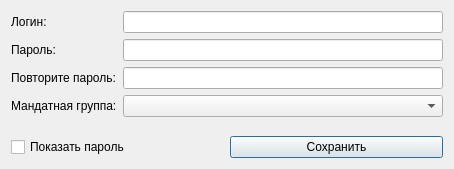
<?xml version="1.0" encoding="UTF-8"?>
<ui version="4.0">
 <class>CCreateUser</class>
 <widget class="QDialog" name="CCreateUser">
  <property name="windowModality">
   <enum>Qt::WindowModal</enum>
  </property>
  <property name="geometry">
   <rect>
    <x>0</x>
    <y>0</y>
    <width>454</width>
    <height>169</height>
   </rect>
  </property>
  <property name="maximumSize">
   <size>
    <width>454</width>
    <height>169</height>
   </size>
  </property>
  <property name="windowTitle">
   <string>Создание нового пользователя</string>
  </property>
  <layout class="QGridLayout" name="gridLayout">
   <item row="0" column="0" colspan="2">
    <layout class="QFormLayout" name="formLayout">
     <item row="0" column="0">
      <widget class="QLabel" name="Login_Label">
       <property name="text">
        <string>Логин:</string>
       </property>
      </widget>
     </item>
     <item row="1" column="0">
      <widget class="QLabel" name="Password_Label">
       <property name="text">
        <string>Пароль:</string>
       </property>
      </widget>
     </item>
     <item row="2" column="0">
      <widget class="QLabel" name="RepeatPassword_Label">
       <property name="text">
        <string>Повторите пароль:</string>
       </property>
      </widget>
     </item>
     <item row="0" column="1">
      <widget class="QLineEdit" name="Login_Edit"/>
     </item>
     <item row="3" column="0">
      <widget class="QLabel" name="Rights_Label">
       <property name="text">
        <string>Мандатная группа:</string>
       </property>
      </widget>
     </item>
     <item row="3" column="1">
      <widget class="QComboBox" name="Rights_ComboBox"/>
     </item>
     <item row="1" column="1">
      <widget class="QLineEdit" name="Password_Edit">
       <property name="echoMode">
        <enum>QLineEdit::Password</enum>
       </property>
      </widget>
     </item>
     <item row="2" column="1">
      <widget class="QLineEdit" name="RepeatPassword_Edit">
       <property name="echoMode">
        <enum>QLineEdit::Password</enum>
       </property>
      </widget>
     </item>
    </layout>
   </item>
   <item row="1" column="0">
    <widget class="QCheckBox" name="ShowPassword_CheckBox">
     <property name="text">
      <string>Показать пароль</string>
     </property>
    </widget>
   </item>
   <item row="1" column="1">
    <widget class="QPushButton" name="Confirm_Button">
     <property name="text">
      <string>Сохранить</string>
     </property>
    </widget>
   </item>
  </layout>
 </widget>
 <resources/>
 <connections/>
</ui>
